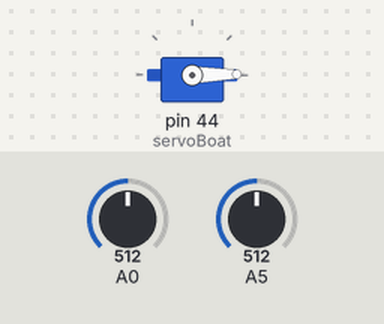
Recording of a sketch running on a simulated Arduino Mega 2560, built with avr-gcc and run on an emulated ATmega2560. On the bench: servo. Inputs (shaded band) come from the test bench; at power-on: A0 = 512, A5 = 512.

Above: at 1.2 s.
1.3 s: A0 set to 535
At 3.5 s:
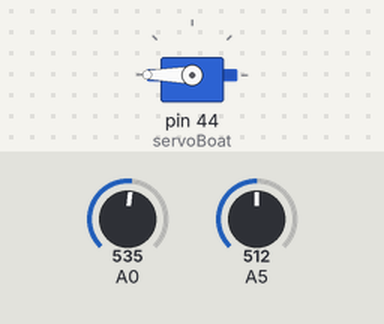
4.3 s: A5 set to 533
5.8 s: A5 set to 561
At 5.95 s:
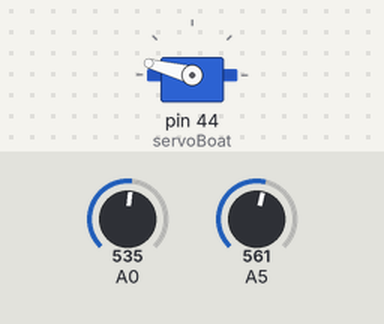
8.8 s: A5 set to 530
10.3 s: A5 set to 504
At 10.76 s:
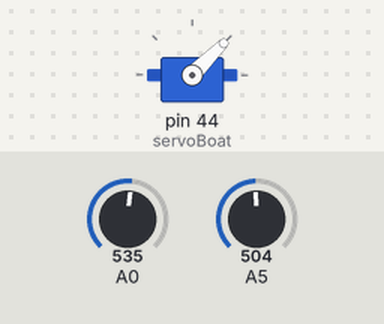
13.3 s: A5 set to 716
At 13.76 s:
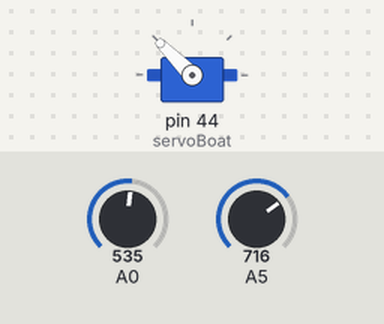
Timing chart, 0 to 16.7 s (numbered marks = the images above; inputs shaded):
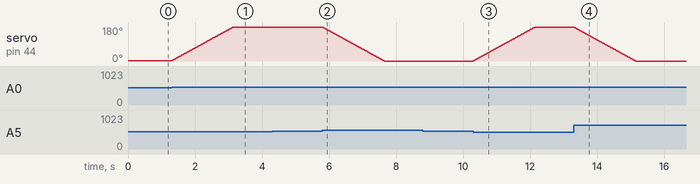

The sketch:

narrative.ino
```cpp
/*
Kimberly Yip
CS.232 Art, Interactivity, and Microcontrollers
Narrative Assignment

An adapted light following sketch attatched to a sculpture of the Hōkūleʻa.
Led by the Polynesian Voyaging Society, the Hōkūleʻa attempts to revive the traditional art of Polynesian voyaging and navigation.
To mimic the Hōkūleʻa and navigation by the stars, this sketch has a sculpture of the Hōkūleʻa attatched to two light sensors to allow for a more accurate light following.
The use of two light sensors was inspired by https://youtu.be/BgIA_BjH-Yk?si=nQs24miz3DkJAuJL
*/

#include <Servo.h>

Servo servoBoat;
int lightSensorRight;
int lightSensorLeft;
int angle;

void setup() {
  servoBoat.attach(44);
  Serial.begin(9600);
}

void loop(){
  lightSensorRight = analogRead(A0);
  // if the light sensor on the right of the boat is greater than the light sensor on the left of the boat
  // and less than 180 degrees, we want to move the boat to the right to follow the light
  // A buffer of 15 is added to ensure that if the light is at the right angle and hitting both light sensors with the same value,
  // it does not get stuck
  if(lightSensorRight > 15 + lightSensorLeft && angle < 180){
    angle++;
    servoBoat.write(angle);
    delay(10);
  }

  lightSensorLeft = analogRead(A5);
  // if the light sensor on the left of the boat is greater than the light sensor on the right of the boat
  // and greater than 0 degrees, we want to move the boat to the left to follow the light
  // A buffer of 15 is added to ensure that if the light is at the right angle and hitting both light sensors with the same value,
  // it does not get stuck
  if(lightSensorLeft > 15 + lightSensorRight && angle > 0){
    angle --;
    servoBoat.write(angle);
    delay(10);
  }

}
```

Measured:
- the behaviour switches between 527 and 528 on A0 (found by bisection; images 0 and 1)
- the behaviour switches between 550 and 551 on A5 (found by bisection; images 1 and 2)
- the behaviour switches between 520 and 519 on A5 (found by bisection; images 2 and 3)
- after the input at 1.3 s, servo on pin 44 (servoBoat): moves from 1° to 180° over 1.8 s, starting at once
- after the input at 4.3 s, every drawn part: stays the same
- after the input at 5.8 s, servo on pin 44 (servoBoat): moves from 180° to 0° over 1.9 s, starting at once
- after the input at 8.8 s, every drawn part: stays the same
- after the input at 10.3 s, servo on pin 44 (servoBoat): moves from 0° to 180° over 1.9 s, starting at once
- after the input at 13.3 s, servo on pin 44 (servoBoat): moves from 180° to 0° over 1.9 s, starting at once
